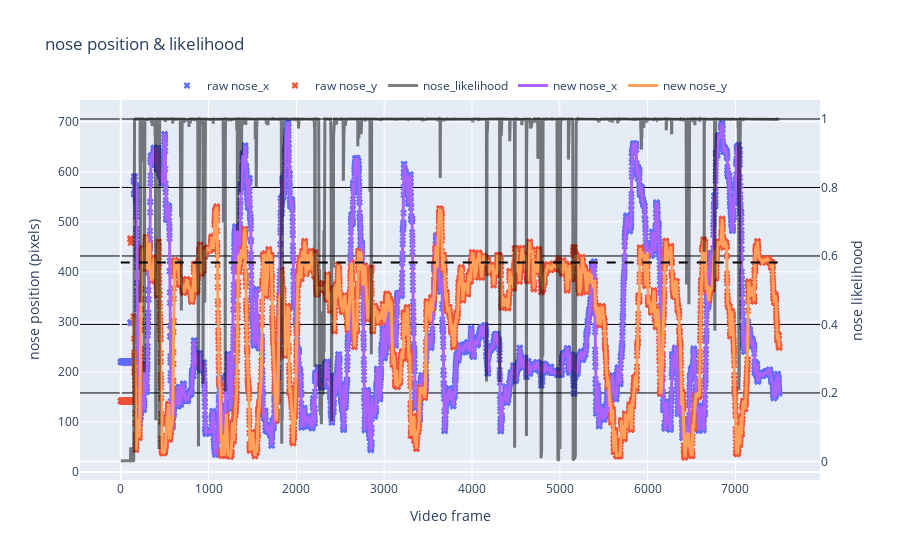

Notebook code for this chart:
### Markdown cell above
---
#### 6. Now that we have our file, lets test our processing parameters in an example video

### Code cell
df_smooth = rst.filter_and_smooth_df(params, df_raw)

rst.plot_raw_vs_smooth(params, df_raw, df_smooth, bodypart='nose')

### Figure 1 — Plotly figure (JSON) as saved in the notebook; plotly's stock layout.template omitted (floating-point values rounded to 4 significant figures; data arrays with more than 128 entries replaced by an {"elided": "..."} marker saying what was removed)
{"data": [{"marker": {"size": 6, "symbol": "x"}, "mode": "markers", "name": "raw nose_x", "type": "scatter", "x": {"elided": "7500 int values"}, "y": {"elided": "7500 float values"}}, {"marker": {"size": 6, "symbol": "x"}, "mode": "markers", "name": "raw nose_y", "type": "scatter", "x": {"elided": "7500 int values"}, "y": {"elided": "7500 float values"}}, {"line": {"color": "black", "width": 3}, "name": "nose_likelihood", "opacity": 0.5, "type": "scatter", "x": {"elided": "7500 int values"}, "y": {"elided": "7500 float values"}, "yaxis": "y2"}, {"line": {"width": 3}, "name": "new nose_x", "type": "scatter", "x": {"elided": "7500 int values"}, "y": {"elided": "7500 float values"}}, {"line": {"width": 3}, "name": "new nose_y", "type": "scatter", "x": {"elided": "7500 int values"}, "y": {"elided": "7500 float values"}}], "layout": {"legend": {"orientation": "h", "x": 0.5, "xanchor": "center", "y": 1, "yanchor": "bottom"}, "shapes": [{"line": {"color": "black", "dash": "dash"}, "type": "line", "x0": 0, "x1": 7499, "y0": 0.5808, "y1": 0.5808, "yref": "y2"}], "title": {"text": "nose position & likelihood"}, "xaxis": {"title": {"text": "Video frame"}}, "yaxis": {"title": {"text": "nose position (pixels)"}}, "yaxis2": {"gridcolor": "black", "overlaying": "y", "side": "right", "title": {"text": "nose likelihood"}}}}
